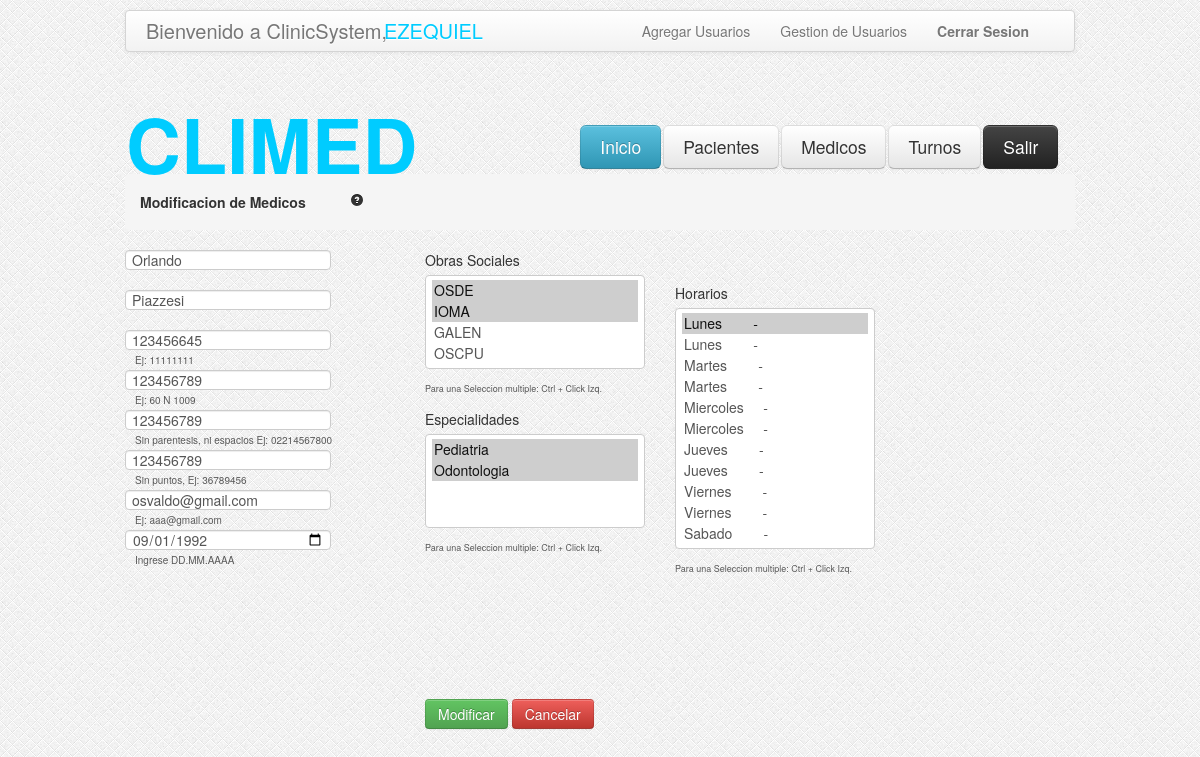
The page /CargaMedico.php?idmedico=1 (signed in) on the database its author committed.
### tables this page shows
CREATE TABLE IF NOT EXISTS `medicos` (
  `idmedico` int(11) NOT NULL AUTO_INCREMENT,
  `nombre` varchar(100) NOT NULL,
  `apellido` varchar(100) NOT NULL,
  `nromatricula` int(11) NOT NULL,
  `email` varchar(100) NOT NULL,
  `telefono` int(25) NOT NULL,
  `fechaNac` date NOT NULL,
  `dni` int(11) NOT NULL,
  `direccion` varchar(255) DEFAULT NULL,
  `activo` tinyint(1) NOT NULL DEFAULT '1',
  PRIMARY KEY (`idmedico`)
);

### CargaMedico.php (the view, shortened to what this page needs)
<head>
	<link rel="stylesheet" type="text/css" href="css/estilo.css"/>
	<link rel="stylesheet" type="text/css" href="css/bootstrap.css"/>
	<link rel="stylesheet" type="text/css" href="css/bootstrap-responsive.css"/>
</head>
<body style="background-image:url('images/bg.png')">
 	<?php include_once('header.php'); ?>
	<div class="encapsulador">
		<ul class="breadcrumb">
			<li>
				<h5>Modificacion de Medicos <a href="#" style="margin-left: 40px;"><i class="icon-question-sign"></i></a></h5>
			</li>
		</ul>
		<?php
			if(isset($_GET['idmedico'])){
				$queryMedico = "SELECT * FROM medicos WHERE idmedico = ".$_GET['idmedico']."";
				$resultadoQueryMedico = mysql_query($queryMedico);
				$medico = mysql_fetch_array($resultadoQueryMedico);
	   ?>
		<div id="form-modificacion-medicos">
			<form class="form-horizontal" method="POST" action="ModificarMedico.php" enctype="multipart/form-data" >
				<div class="control-group" >
						<input class="namee" name="nombre" type="text" maxlength="50" placeholder="Nombre.." value="<?php echo $medico['nombre'];?>">
					</div>
					<div class="control-group">
						<input class="apellidoo" name="apellido" type="text" maxlength="50" placeholder="Apellido.." value="<?php echo $medico['apellido'];?>">
					</div>
					<div class="control-group">
						<input class="nromatriculaa" name="nromatricula" type="text" maxlength="9" placeholder="NroMatricula.." value="<?php echo $medico['nromatricula'];?>">
						<span class="help-block" style= "margin-left: 10px; margin-top: 0px; font-size: 10px;margin-bottom: -20px;">Ej: 11111111</span>
					</div>
					<div class="control-group">
						<input class="dirr" name="dir" type="text" maxlength="150" placeholder="Direccion.." value="<?php echo $medico['direccion'];?>">
						<span class="help-block" style= "margin-left: 10px; margin-top: 0px; font-size: 10px;margin-bottom: -20px;">Ej: 60 N 1009</span>
					</div>
					<div class="control-group">
						<input class="tell" name="tel" type="text" maxlength="25" placeholder="Telefono.." value="<?php echo $medico['telefono'];?>">
						<span class="help-block" style= "margin-left: 10px; margin-top: 0px; font-size: 10px;margin-bottom: -20px;">Sin parentesis, ni espacios Ej: 02214567800</span>
					</div>
					<div class="control-group">
						<input class="dnii" name="dni" type="text" maxlength="9" placeholder="DNI.." value="<?php echo $medico['dni'];?>">
						<span class="help-block" style= "margin-left: 10px; margin-top: 0px; font-size: 10px;margin-bottom: -20px;">Sin puntos, Ej: 36789456</span>
					</div>
					<div class="control-group">
						<input class="emaill" name="email" type="email" maxlength="35" placeholder="Email.." value="<?php echo $medico['email'];?>">
						<span class="help-block" style= "margin-left: 10px; margin-top: 0px; font-size: 10px;margin-bottom: -20px;">Ej: aaa@gmail.com</span>
					</div>
					<div class="control-group">
						<input class="fecnacc" name="fecnac" type="date" min="1900-01-01" max="2013-06-01" placeholder="Fecha de Nacimiento.." value="<?php echo $medico['fechaNac'];?>">
						<span class="help-block" style= "margin-left: 10px; margin-top: 0px; font-size: 10px;margin-bottom: -20px;">Ingrese DD.MM.AAAA</span>
					</div>
				<div style="margin-left: 300px;margin-top: -320px;">
					<label>Obras Sociales</label>
					<select multiple="multiple" id="obra" name="obra[]">
					<?php
						$queryObrasMedico = "  SELECT
														o.nombre,
														o.idobra
												 FROM
														med_obrasocial AS mo
												 INNER JOIN obrasociales AS o on o.idobra = mo.idobra
												 INNER JOIN medicos AS m on m.idmedico = mo.idmedico
												 WHERE  m.idmedico=".$_GET['idmedico']." ";
						$resultadoQueryObrasMedico = mysql_query($queryObrasMedico);
						while ($obrasMedico = mysql_fetch_array($resultadoQueryObrasMedico)) {
					?>
							<option selected="selected" value="<?php echo $obrasMedico["idobra"];?>"><?php echo $obrasMedico["nombre"]; ?></option>
					<?php
						}
						$queryObrasResto = "SELECT o.nombre, o.idobra
									 FROM obrasociales as o
									 WHERE o.nombre not in   (SELECT o.nombre
															  FROM med_obrasocial as mo
															  INNER JOIN obrasociales as o ON o.idobra = mo.idobra
															  INNER JOIN medicos as m ON m.idmedico = mo.idmedico
															  WHERE m.idmedico=".$_GET['idmedico'].")
									AND o.activo = 1";
						$resultadoQueryObrasResto = mysql_query($queryObrasResto);
						while ($obrasResto = mysql_fetch_array($resultadoQueryObrasResto)) {
					?>
							<option value="<?php echo $obrasResto["idobra"];?>"><?php echo $obrasResto["nombre"]; ?></option>
					<?php
						}
					?>
					</select>
					<span class="help-block" style="font-size: 9px;"> Para una Seleccion multiple: Ctrl + Click Izq.</span>
				</div>
				<div style="margin-left: 300px;margin-top: 10px;">
				<label>Especialidades</label>
				<select multiple="multiple" id="especialidad" name="especialidad[]">
				<?php
					$queryEspecialidadesMedico = "	SELECT 	e.nombre,
															e.idespecialidad
													FROM
															med_esp as me
													INNER JOIN especialidades as e on e.idespecialidad = me.idespecialidad
													WHERE  me.idmedico=".$_GET['idmedico']." ";
					$resultadoQueryEspecialidadesMedico = mysql_query($queryEspecialidadesMedico);
					while ($especialidad = mysql_fetch_array($resultadoQueryEspecialidadesMedico)) {
				?>
						<option selected="selected" value="<?php echo $especialidad["idespecialidad"];?>"><?php echo $especialidad["nombre"]; ?></option>
				<?php
					}
				?>
				</select>
				<span class="help-block" style="font-size: 9px;"> Para una Seleccion multiple: Ctrl + Click Izq.</span>
				</div>
				<div style="margin-left: 550px;margin-top: -275px;";>
					<label>Horarios</label>
					<select multiple="multiple" id="horarios" name="horarios[]" size='11' style="width: 200px;">
					<?php
						$queryMedicoHorario = "SELECT h.idhorario
											   FROM horarios AS h
											   INNER JOIN med_hor AS mh on mh.idhorario = h.idhorario
											   WHERE  mh.idmedico=".$_GET['idmedico']." ";
						$resultadoQueryMedicoHorario = mysql_query($queryMedicoHorario);
						$hor = array();
						while ($medicoHorario = mysql_fetch_array($resultadoQueryMedicoHorario)) {
							$hor[] = $medicoHorario['idhorario'];
						}
						$queryHorariosResto = "SELECT h.idhorario, h.dia, TIME_FORMAT(h.horaIn,'%H:%m') as horaIn , TIME_FORMAT(h.horaOut,'%H:%m') as horaOut
											   FROM horarios as h
											   WHERE h.idhorario ";
						$resultadoQueryHorarioResto = mysql_query($queryHorariosResto);
						while ($horarioResto = mysql_fetch_array($resultadoQueryHorarioResto)) {
							if( in_array($horarioResto['idhorario'], $hor) ){
								if ($horarioResto["dia"] == 'Miercoles'){ ?>
									<option selected="selected" value="<?php echo $horarioResto["idhorario"];?>"><?php echo $horarioResto["dia"]."&nbsp&nbsp&nbsp&nbsp".$horarioResto["horaIn"]." - ".$horarioResto["horaOut"]?></option>
						<?php	}else{ ?>
									<option selected="selected" value="<?php echo $horarioResto["idhorario"];?>"><?php echo $horarioResto["dia"]."&nbsp&nbsp&nbsp&nbsp&nbsp&nbsp&nbsp".$horarioResto["horaIn"]." - ".$horarioResto["horaOut"]?></option>
						<?php	 }
							}else{
								if ($horarioResto["dia"] == 'Miercoles'){ ?>
									<option value="<?php echo $horarioResto["idhorario"];?>"><?php echo $horarioResto["dia"]."&nbsp&nbsp&nbsp&nbsp".$horarioResto["horaIn"]." - ".$horarioResto["horaOut"]?></option>
						<?php   } else { ?>
									<option value="<?php echo $horarioResto["idhorario"];?>"><?php echo $horarioResto["dia"]."&nbsp&nbsp&nbsp&nbsp&nbsp&nbsp&nbsp".$horarioResto["horaIn"]." - ".$horarioResto["horaOut"]?></option>
						<?php   }
							}
						}
					?>
					</select>
						<span class="help-block" style="font-size: 9px;"> Para una Seleccion multiple: Ctrl + Click Izq.</span>
				</div>
				<div style="margin-left:300px;margin-top: 120px;">
					<a data-toggle="modal" role="button" href="#modificar" class="btnsubmit btn-success">Modificar</a>
					<a data-toggle="modal" role="button" href="#cancelar" class="btn btn-danger">Cancelar</a>
				</div>
			</form>
		</div>
		<?php
			}
		?>
	</div>
</body>
</html>

### css/estilo.css (style rules this page uses)
.encapsulador { width:950px; height:auto; margin: auto; }

### rows shown on the page
medicos: nombre "Orlando", apellido "Piazzesi", nromatricula "123456645", dir "123456789", tel "123456789", dni "123456789", email "osvaldo@gmail.com", fecnac "09/01/1992"

### other values the page prints
$usuario "EZEQUIEL"
form field value "OSDE ☑ / IOMA ☑ / GALEN / OSCPU"
form field value "Pediatria ☑ / Odontologia ☑"
form field value "Lunes - ☑ / Lunes - / Martes - / Martes - / Miercoles - / Miercoles - / Jueves - / Jueves - / Viernes - / Viernes - / Sabado -"
